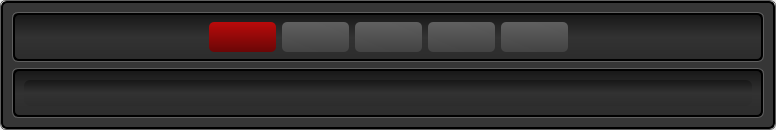
            <widget class="QFrame" name="frame_white_border_8">
             <property name="minimumSize">
              <size>
               <width>400</width>
               <height>0</height>
              </size>
             </property>
             <property name="styleSheet">
              <string notr="true">QFrame {
    border: 1px solid rgb(95, 95, 95);
    border-radius: 6px;
}</string>
             </property>
             <property name="frameShape">
              <enum>QFrame::StyledPanel</enum>
             </property>
             <property name="frameShadow">
              <enum>QFrame::Raised</enum>
             </property>
             <property name="lineWidth">
              <number>1</number>
             </property>
             <layout class="QGridLayout" name="gridLayout_29">
              <property name="margin">
               <number>0</number>
              </property>
              <property name="spacing">
               <number>0</number>
              </property>
              <item row="0" column="0">
               <widget class="QFrame" name="frame_center_nest_14">
                <property name="minimumSize">
                 <size>
                  <width>400</width>
                  <height>0</height>
                 </size>
                </property>
                <property name="styleSheet">
                 <string notr="true">QFrame {
  background: rgb(54, 54, 54);
    border-style: solid;
    border: 2px solid #000000;
    border-radius: 6px;
}</string>
                </property>
                <property name="frameShape">
                 <enum>QFrame::StyledPanel</enum>
                </property>
                <property name="frameShadow">
                 <enum>QFrame::Raised</enum>
                </property>
                <property name="lineWidth">
                 <number>1</number>
                </property>
                <layout class="QVBoxLayout" name="verticalLayout_7">
                 <item>
                  <widget class="QFrame" name="frame_white_border_23">
                   <property name="minimumSize">
                    <size>
                     <width>200</width>
                     <height>50</height>
                    </size>
                   </property>
                   <property name="maximumSize">
                    <size>
                     <width>16777215</width>
                     <height>50</height>
                    </size>
                   </property>
                   <property name="styleSheet">
                    <string notr="true">QFrame {
    border: 1px solid rgb(95, 95, 95);
    border-radius: 6px;
}</string>
                   </property>
                   <property name="frameShape">
                    <enum>QFrame::StyledPanel</enum>
                   </property>
                   <property name="frameShadow">
                    <enum>QFrame::Raised</enum>
                   </property>
                   <property name="lineWidth">
                    <number>1</number>
                   </property>
                   <layout class="QGridLayout" name="gridLayout_30" rowstretch="0" columnstretch="0">
                    <property name="sizeConstraint">
                     <enum>QLayout::SetDefaultConstraint</enum>
                    </property>
                    <property name="margin">
                     <number>0</number>
                    </property>
                    <property name="spacing">
                     <number>0</number>
                    </property>
                    <item row="0" column="0">
                     <widget class="QFrame" name="frame_button_bar_16">
                      <property name="minimumSize">
                       <size>
                        <width>0</width>
                        <height>0</height>
                       </size>
                      </property>
                      <property name="maximumSize">
                       <size>
                        <width>16777215</width>
                        <height>16777215</height>
                       </size>
                      </property>
                      <property name="styleSheet">
                       <string notr="true">QFrame {
  background: rgb(29, 29, 29);
    border-style: solid;
    border: 2px solid #000000;
    border-radius: 6px;

background-color: qlineargradient(spread:pad, x1:0, y1:0, x2:0, y2:1, stop:0 rgba(23, 23, 23, 255), stop:0.497561 rgba(50, 50, 50, 255), stop:1 rgba(44, 44, 44, 255));
}</string>
                      </property>
                      <property name="frameShape">
                       <enum>QFrame::StyledPanel</enum>
                      </property>
                      <property name="frameShadow">
                       <enum>QFrame::Raised</enum>
                      </property>
                      <property name="lineWidth">
                       <number>1</number>
                      </property>
                      <layout class="QHBoxLayout" name="horizontalLayout_13">
                       <property name="spacing">
                        <number>0</number>
                       </property>
                       <property name="leftMargin">
                        <number>0</number>
                       </property>
                       <property name="topMargin">
                        <number>4</number>
                       </property>
                       <property name="rightMargin">
                        <number>0</number>
                       </property>
                       <property name="bottomMargin">
                        <number>0</number>
                       </property>
                       <item>
                        <spacer name="horizontalSpacer_14">
                         <property name="orientation">
                          <enum>Qt::Horizontal</enum>
                         </property>
                         <property name="sizeHint" stdset="0">
                          <size>
                           <width>173</width>
                           <height>37</height>
                          </size>
                         </property>
                        </spacer>
                       </item>
                       <item>
                        <widget class="QFrame" name="frame_27">
                         <property name="minimumSize">
                          <size>
                           <width>400</width>
                           <height>0</height>
                          </size>
                         </property>
                         <property name="styleSheet">
                          <string notr="true">border: none; background: none;</string>
                         </property>
                         <property name="frameShape">
                          <enum>QFrame::StyledPanel</enum>
                         </property>
                         <property name="frameShadow">
                          <enum>QFrame::Raised</enum>
                         </property>
                         <widget class="QPushButton" name="pushButton_137">
                          <property name="geometry">
                           <rect>
                            <x>240</x>
                            <y>3</y>
                            <width>67</width>
                            <height>30</height>
                           </rect>
                          </property>
                          <property name="minimumSize">
                           <size>
                            <width>20</width>
                            <height>20</height>
                           </size>
                          </property>
                          <property name="maximumSize">
                           <size>
                            <width>130</width>
                            <height>100</height>
                           </size>
                          </property>
                          <property name="font">
                           <font>
                            <pointsize>10</pointsize>
                            <weight>75</weight>
                            <bold>true</bold>
                           </font>
                          </property>
                          <property name="styleSheet">
                           <string notr="true">QPushButton:hover
{
    border: 1px solid #78879b;
    color: silver;
}

QPushButton
{
    border-color: rgb(0,0,0);
}

QPushButton {
background-color: qlineargradient(spread:pad, x1:0.546341, y1:1, x2:0.512195, y2:0, stop:0 rgba(67, 67, 67, 255), stop:1 rgba(96, 96, 96, 255));
border-radius: 5px;
}</string>
                          </property>
                          <property name="text">
                           <string/>
                          </property>
                          <property name="icon">
                           <iconset resource="grey_icons.qrc">
                            <normaloff>:/greys/images/grey_icons/10pc_gray_save.svg</normaloff>:/greys/images/grey_icons/10pc_gray_save.svg</iconset>
                          </property>
                          <property name="iconSize">
                           <size>
                            <width>30</width>
                            <height>30</height>
                           </size>
                          </property>
                         </widget>
                         <widget class="QPushButton" name="pushButton_147">
                          <property name="geometry">
                           <rect>
                            <x>313</x>
                            <y>3</y>
                            <width>67</width>
                            <height>30</height>
                           </rect>
                          </property>
                          <property name="minimumSize">
                           <size>
                            <width>20</width>
                            <height>20</height>
                           </size>
                          </property>
                          <property name="maximumSize">
                           <size>
                            <width>130</width>
                            <height>100</height>
                           </size>
                          </property>
                          <property name="font">
                           <font>
                            <pointsize>10</pointsize>
                            <weight>75</weight>
                            <bold>true</bold>
                           </font>
                          </property>
                          <property name="styleSheet">
                           <string notr="true">QPushButton:hover
{
    border: 1px solid #78879b;
    color: silver;
}

QPushButton
{
    border-color: rgb(0,0,0);
}

QPushButton {
background-color: qlineargradient(spread:pad, x1:0.546341, y1:1, x2:0.512195, y2:0, stop:0 rgba(67, 67, 67, 255), stop:1 rgba(96, 96, 96, 255));
border-radius: 5px;
}</string>
                          </property>
                          <property name="text">
                           <string/>
                          </property>
                          <property name="icon">
                           <iconset resource="grey_icons.qrc">
                            <normaloff>:/greys/images/grey_icons/10pc_gray_record.svg</normaloff>:/greys/images/grey_icons/10pc_gray_record.svg</iconset>
                          </property>
                          <property name="iconSize">
                           <size>
                            <width>28</width>
                            <height>28</height>
                           </size>
                          </property>
                         </widget>
                         <widget class="QPushButton" name="pushButton_148">
                          <property name="geometry">
                           <rect>
                            <x>21</x>
                            <y>3</y>
                            <width>67</width>
                            <height>30</height>
                           </rect>
                          </property>
                          <property name="minimumSize">
                           <size>
                            <width>20</width>
                            <height>20</height>
                           </size>
                          </property>
                          <property name="maximumSize">
                           <size>
                            <width>130</width>
                            <height>100</height>
                           </size>
                          </property>
                          <property name="font">
                           <font>
                            <pointsize>10</pointsize>
                            <weight>75</weight>
                            <bold>true</bold>
                           </font>
                          </property>
                          <property name="styleSheet">
                           <string notr="true">QPushButton:hover
{
    border: 1px solid #78879b;
    color: silver;
}

QPushButton {
    /* darker red gradient */
	background-color: qlineargradient(spread:pad, x1:0.512, y1:1, x2:0.512195, y2:0, stop:0 rgba(106, 7, 7, 255), stop:1 rgba(186, 10, 10, 255));
border-radius: 5px;
}</string>
                          </property>
                          <property name="text">
                           <string/>
                          </property>
                          <property name="icon">
                           <iconset resource="grey_icons.qrc">
                            <normaloff>:/greys/images/grey_icons/10pc_gray_pure_right.svg</normaloff>:/greys/images/grey_icons/10pc_gray_pure_right.svg</iconset>
                          </property>
                          <property name="iconSize">
                           <size>
                            <width>14</width>
                            <height>14</height>
                           </size>
                          </property>
                          <property name="shortcut">
                           <string>Backspace</string>
                          </property>
                         </widget>
                         <widget class="QPushButton" name="pushButton_149">
                          <property name="geometry">
                           <rect>
                            <x>94</x>
                            <y>3</y>
                            <width>67</width>
                            <height>30</height>
                           </rect>
                          </property>
                          <property name="minimumSize">
                           <size>
                            <width>20</width>
                            <height>20</height>
                           </size>
                          </property>
                          <property name="maximumSize">
                           <size>
                            <width>130</width>
                            <height>100</height>
                           </size>
                          </property>
                          <property name="font">
                           <font>
                            <pointsize>10</pointsize>
                            <weight>75</weight>
                            <bold>true</bold>
                           </font>
                          </property>
                          <property name="styleSheet">
                           <string notr="true">QPushButton:hover
{
    border: 1px solid #78879b;
    color: silver;
}

QPushButton
{
    border-color: rgb(0,0,0);
}

QPushButton {
background-color: qlineargradient(spread:pad, x1:0.546341, y1:1, x2:0.512195, y2:0, stop:0 rgba(67, 67, 67, 255), stop:1 rgba(96, 96, 96, 255));
border-radius: 5px;
}</string>
                          </property>
                          <property name="text">
                           <string/>
                          </property>
                          <property name="icon">
                           <iconset resource="grey_icons.qrc">
                            <normaloff>:/greys/images/grey_icons/10pc_gray_pause.svg</normaloff>:/greys/images/grey_icons/10pc_gray_pause.svg</iconset>
                          </property>
                          <property name="iconSize">
                           <size>
                            <width>30</width>
                            <height>30</height>
                           </size>
                          </property>
                         </widget>
                         <widget class="QPushButton" name="pushButton_150">
                          <property name="geometry">
                           <rect>
                            <x>167</x>
                            <y>3</y>
                            <width>67</width>
                            <height>30</height>
                           </rect>
                          </property>
                          <property name="minimumSize">
                           <size>
                            <width>20</width>
                            <height>20</height>
                           </size>
                          </property>
                          <property name="maximumSize">
                           <size>
                            <width>130</width>
                            <height>100</height>
                           </size>
                          </property>
                          <property name="font">
                           <font>
                            <pointsize>10</pointsize>
                            <weight>75</weight>
                            <bold>true</bold>
                           </font>
                          </property>
                          <property name="styleSheet">
                           <string notr="true">QPushButton:hover
{
    border: 1px solid #78879b;
    color: silver;
}

QPushButton
{
    border-color: rgb(0,0,0);
}

QPushButton {
background-color: qlineargradient(spread:pad, x1:0.546341, y1:1, x2:0.512195, y2:0, stop:0 rgba(67, 67, 67, 255), stop:1 rgba(96, 96, 96, 255));
border-radius: 5px;
}</string>
                          </property>
                          <property name="text">
                           <string/>
                          </property>
                          <property name="icon">
                           <iconset resource="grey_icons.qrc">
                            <normaloff>:/greys/images/grey_icons/10pc_update_background.svg</normaloff>:/greys/images/grey_icons/10pc_update_background.svg</iconset>
                          </property>
                          <property name="iconSize">
                           <size>
                            <width>30</width>
                            <height>30</height>
                           </size>
                          </property>
                         </widget>
                        </widget>
                       </item>
                       <item>
                        <spacer name="horizontalSpacer_15">
                         <property name="orientation">
                          <enum>Qt::Horizontal</enum>
                         </property>
                         <property name="sizeHint" stdset="0">
                          <size>
                           <width>173</width>
                           <height>37</height>
                          </size>
                         </property>
                        </spacer>
                       </item>
                      </layout>
                     </widget>
                    </item>
                   </layout>
                  </widget>
                 </item>
                 <item>
                  <widget class="QFrame" name="frame_white_border_24">
                   <property name="minimumSize">
                    <size>
                     <width>200</width>
                     <height>50</height>
                    </size>
                   </property>
                   <property name="maximumSize">
                    <size>
                     <width>16777215</width>
                     <height>16777215</height>
                    </size>
                   </property>
                   <property name="styleSheet">
                    <string notr="true">QFrame {
    border: 1px solid rgb(95, 95, 95);
    border-radius: 6px;
}</string>
                   </property>
                   <property name="frameShape">
                    <enum>QFrame::StyledPanel</enum>
                   </property>
                   <property name="frameShadow">
                    <enum>QFrame::Raised</enum>
                   </property>
                   <property name="lineWidth">
                    <number>1</number>
                   </property>
                   <layout class="QGridLayout" name="gridLayout_31" rowstretch="0" columnstretch="0">
                    <property name="sizeConstraint">
                     <enum>QLayout::SetDefaultConstraint</enum>
                    </property>
                    <property name="margin">
                     <number>0</number>
                    </property>
                    <property name="spacing">
                     <number>0</number>
                    </property>
                    <item row="0" column="0">
                     <widget class="QFrame" name="frame_button_bar_17">
                      <property name="minimumSize">
                       <size>
                        <width>0</width>
                        <height>0</height>
                       </size>
                      </property>
                      <property name="maximumSize">
                       <size>
                        <width>16777215</width>
                        <height>16777215</height>
                       </size>
                      </property>
                      <property name="styleSheet">
                       <string notr="true">QFrame {
  background: rgb(29, 29, 29);
    border-style: solid;
    border: 2px solid #000000;
    border-radius: 6px;

background-color: qlineargradient(spread:pad, x1:0, y1:0, x2:0, y2:1, stop:0 rgba(23, 23, 23, 255), stop:0.497561 rgba(50, 50, 50, 255), stop:1 rgba(44, 44, 44, 255));
}</string>
                      </property>
                      <property name="frameShape">
                       <enum>QFrame::StyledPanel</enum>
                      </property>
                      <property name="frameShadow">
                       <enum>QFrame::Raised</enum>
                      </property>
                      <property name="lineWidth">
                       <number>1</number>
                      </property>
                      <layout class="QGridLayout" name="gridLayout_32">
                       <item row="0" column="0">
                        <widget class="QLabel" name="label_oct_image">
                         <property name="styleSheet">
                          <string notr="true">border: none;</string>
                         </property>
                         <property name="text">
                          <string/>
                         </property>
                         <property name="pixmap">
                          <pixmap resource="oct_gallery_resources.qrc">:/website/images/oct_gallery/cat1_retina36s.jpg</pixmap>
                         </property>
                         <property name="scaledContents">
                          <bool>true</bool>
                         </property>
                        </widget>
                       </item>
                      </layout>
                     </widget>
                    </item>
                   </layout>
                  </widget>
                 </item>
                </layout>
               </widget>
              </item>
             </layout>
            </widget>
